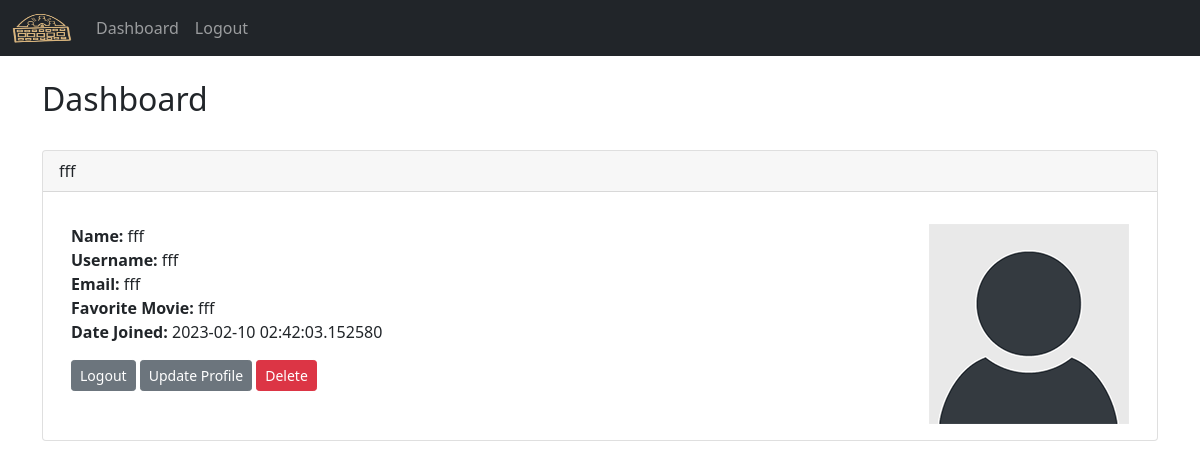
The app's page /dashboard (signed in) with its own data.
### app.py (models this page shows, shortened)
class Users(db.Model, UserMixin):
    id = db.Column(db.Integer, primary_key=True)
    username = db.Column(db.String(20), nullable=False, unique=True)
    name = db.Column(db.String(200), nullable=False)
    email = db.Column(db.String(120), nullable=False, unique=True)
    favorite_movie = db.Column(db.String(120))
    about_author = db.Column(db.Text(), nullable=True)
    date_added = db.Column(db.DateTime, default=datetime.utcnow)
    profile_pic = db.Column(db.String(), nullable=True)
    password_hash = db.Column(db.String(128))
    posts = db.relationship('Posts', backref='poster')
    @property
    def password(self):
        raise AttributeError('password is not a readable attribute!')

### app.py (the view)
@app.route('/dashboard', methods=['GET', 'POST'])
@login_required
def dashboard():
    form = UserForm()
    id = current_user.id
    name_to_update = Users.query.get_or_404(id)
    if request.method == "POST":
        name_to_update.name = request.form['name']
        name_to_update.email = request.form['email']
        name_to_update.favorite_movie = request.form['favorite_movie']
        name_to_update.password_hash = request.form['password_hash']
        name_to_update.username = request.form['username']
        name_to_update.about_author = request.form['about_author']
        if request.files['profile_pic']:
            name_to_update.profile_pic = request.files['profile_pic']
            pic_filename = secure_filename(name_to_update.profile_pic.filename)
            pic_name = str(uuid.uuid1()) + "_" + pic_filename
            saver = request.files['profile_pic']
            name_to_update.profile_pic = pic_name
            try:
                db.session.commit()
                saver.save(os.path.join(app.config['UPLOAD_FOLDER'], pic_name))
                flash("User Updated Successfully!")
                return render_template("dashboard.html",
                                       form=form,
                                       name_to_update=name_to_update)
            except:
                flash("Error!  Looks like there was a problem...try again!")
                return render_template("dashboard.html",
                                       form=form,
                                       name_to_update=name_to_update)
        else:
            db.session.commit()
            flash("User Updated Successfully!")
            return render_template("dashboard.html",
                                   form=form,
                                   name_to_update=name_to_update)
    else:
        return render_template("dashboard.html",
                               form=form,
                               name_to_update=name_to_update,
                               id=id)
    return render_template('dashboard.html')

### app.py (called while the page is built)
@login_manager.user_loader
def load_user(user_id):
    return Users.query.get(int(user_id))

@app.context_processor
def base():
    form = SearchForm()
    return dict(form=form)

### templates/dashboard.html (shortened to what this page needs)
{% extends 'base.html' %}
{% block content %}
	<h2>Dashboard</h2>
	<br/>
	<div class="card">
  <div class="card-header">
    {{ current_user.name }}
  </div>
  <div class="card-body">
    <p class="card-text">
<div class="container">
	<div class="row">
		<div class="col-8">
    <strong>Name:</strong>
	{{ current_user.name }}<br/>
	<strong>Username:</strong>
	{{ current_user.username }}<br/>
	<strong>Email:</strong>
	{{ current_user.email }}<br/>
	<strong>Favorite Movie:</strong>
	{{ current_user.favorite_movie }}<br/>
	<strong>Date Joined:</strong>
	{{ current_user.date_added }}<br/>
    </p>
    <a href="{{ url_for('logout')}}" class="btn btn-secondary btn-sm">Logout</a>
    <a href="{{ url_for('update', id=current_user.id)}}" class="btn btn-secondary btn-sm">Update Profile</a>
    <a href="{{ url_for('delete', id=current_user.id)}}" class="btn btn-danger btn-sm">Delete</a>
    <br/><br/>
	</div>
	<div class="col-4">
		{% if current_user.profile_pic %}
		<img src="{{ url_for('static', filename='images/' + current_user.profile_pic)}}" width="200" align="right">
		{% else %}
		<img src="{{ url_for('static', filename='images/default_profile_pic.png')}}" width="200" align="right">
		{% endif %}
	</div>
	</div>
	</div>
<br/>
{% endblock %}

### static/css/style.css (style rules this page uses)
body { background: #000000; background: url("/static/images/logo.png"); }

### records on screen
Users: name "fff", username "fff", email "fff", favorite_movie "fff", date_added "2023-02-10 02:42:03.152580"
